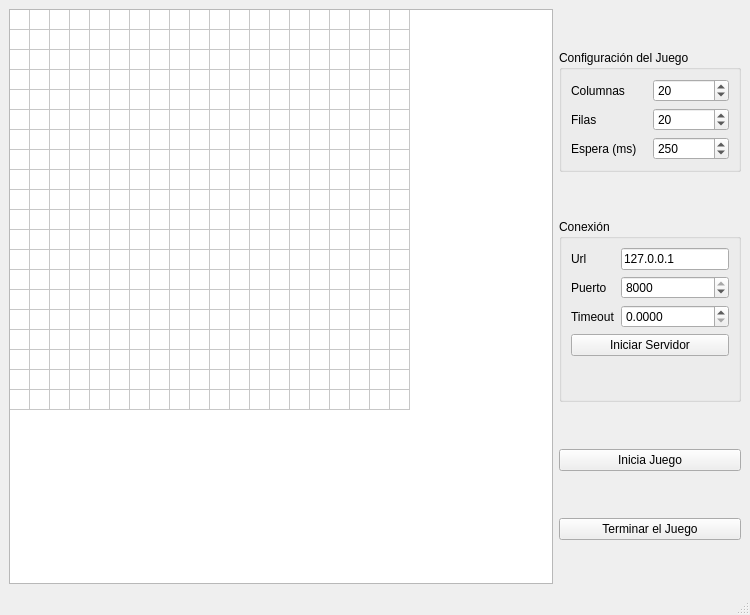
<?xml version="1.0" encoding="UTF-8"?>
<ui version="4.0">
 <class>MainWindow</class>
 <widget class="QMainWindow" name="MainWindow">
  <property name="geometry">
   <rect>
    <x>0</x>
    <y>0</y>
    <width>750</width>
    <height>615</height>
   </rect>
  </property>
  <property name="minimumSize">
   <size>
    <width>0</width>
    <height>0</height>
   </size>
  </property>
  <property name="windowTitle">
   <string>Servidor</string>
  </property>
  <widget class="QWidget" name="centralwidget">
   <layout class="QHBoxLayout" name="horizontalLayout">
    <item>
     <widget class="QTableWidget" name="tableWidget">
      <property name="sizePolicy">
       <sizepolicy hsizetype="Expanding" vsizetype="Expanding">
        <horstretch>0</horstretch>
        <verstretch>0</verstretch>
       </sizepolicy>
      </property>
      <property name="verticalScrollBarPolicy">
       <enum>Qt::ScrollBarAlwaysOff</enum>
      </property>
      <property name="horizontalScrollBarPolicy">
       <enum>Qt::ScrollBarAlwaysOff</enum>
      </property>
      <property name="autoScroll">
       <bool>true</bool>
      </property>
      <property name="dragDropOverwriteMode">
       <bool>true</bool>
      </property>
      <property name="rowCount">
       <number>20</number>
      </property>
      <property name="columnCount">
       <number>20</number>
      </property>
      <attribute name="horizontalHeaderVisible">
       <bool>false</bool>
      </attribute>
      <attribute name="horizontalHeaderDefaultSectionSize">
       <number>20</number>
      </attribute>
      <attribute name="horizontalHeaderHighlightSections">
       <bool>false</bool>
      </attribute>
      <attribute name="horizontalHeaderMinimumSectionSize">
       <number>1</number>
      </attribute>
      <attribute name="verticalHeaderVisible">
       <bool>false</bool>
      </attribute>
      <attribute name="verticalHeaderDefaultSectionSize">
       <number>20</number>
      </attribute>
      <attribute name="verticalHeaderHighlightSections">
       <bool>false</bool>
      </attribute>
      <attribute name="verticalHeaderMinimumSectionSize">
       <number>1</number>
      </attribute>
      <row/>
      <row/>
      <row/>
      <row/>
      <row/>
      <row/>
      <row/>
      <row/>
      <row/>
      <row/>
      <row/>
      <row/>
      <row/>
      <row/>
      <row/>
      <row/>
      <row/>
      <row/>
      <row/>
      <row/>
      <column/>
      <column/>
      <column/>
      <column/>
      <column/>
      <column/>
      <column/>
      <column/>
      <column/>
      <column/>
      <column/>
      <column/>
      <column/>
      <column/>
      <column/>
      <column/>
      <column/>
      <column/>
      <column/>
      <column/>
     </widget>
    </item>
    <item>
     <layout class="QVBoxLayout" name="verticalLayout_2">
      <property name="sizeConstraint">
       <enum>QLayout::SetMinimumSize</enum>
      </property>
      <item>
       <widget class="QGroupBox" name="groupBox">
        <property name="sizePolicy">
         <sizepolicy hsizetype="Preferred" vsizetype="Maximum">
          <horstretch>0</horstretch>
          <verstretch>0</verstretch>
         </sizepolicy>
        </property>
        <property name="title">
         <string>Configuración del Juego</string>
        </property>
        <layout class="QGridLayout" name="gridLayout">
         <item row="0" column="0">
          <widget class="QLabel" name="label_3">
           <property name="text">
            <string>Columnas</string>
           </property>
          </widget>
         </item>
         <item row="1" column="0">
          <widget class="QLabel" name="label">
           <property name="text">
            <string>Filas</string>
           </property>
          </widget>
         </item>
         <item row="0" column="1">
          <widget class="QSpinBox" name="spinBox_2">
           <property name="minimum">
            <number>1</number>
           </property>
           <property name="maximum">
            <number>1000000000</number>
           </property>
           <property name="value">
            <number>20</number>
           </property>
          </widget>
         </item>
         <item row="1" column="1">
          <widget class="QSpinBox" name="spinBox_3">
           <property name="minimum">
            <number>1</number>
           </property>
           <property name="maximum">
            <number>1000000000</number>
           </property>
           <property name="value">
            <number>20</number>
           </property>
          </widget>
         </item>
         <item row="2" column="1">
          <widget class="QSpinBox" name="spinBox">
           <property name="maximum">
            <number>3000</number>
           </property>
           <property name="value">
            <number>250</number>
           </property>
          </widget>
         </item>
         <item row="2" column="0">
          <widget class="QLabel" name="label_2">
           <property name="text">
            <string>Espera (ms)</string>
           </property>
          </widget>
         </item>
        </layout>
       </widget>
      </item>
      <item>
       <widget class="QGroupBox" name="groupBox_2">
        <property name="sizePolicy">
         <sizepolicy hsizetype="Maximum" vsizetype="Maximum">
          <horstretch>0</horstretch>
          <verstretch>0</verstretch>
         </sizepolicy>
        </property>
        <property name="title">
         <string>Conexión</string>
        </property>
        <layout class="QGridLayout" name="gridLayout_2">
         <item row="0" column="1">
          <widget class="QLineEdit" name="lineEdit">
           <property name="text">
            <string>127.0.0.1</string>
           </property>
          </widget>
         </item>
         <item row="1" column="0">
          <widget class="QLabel" name="label_4">
           <property name="text">
            <string>Puerto</string>
           </property>
          </widget>
         </item>
         <item row="0" column="0">
          <widget class="QLabel" name="label_6">
           <property name="text">
            <string>Url</string>
           </property>
          </widget>
         </item>
         <item row="2" column="0">
          <widget class="QLabel" name="label_5">
           <property name="text">
            <string>Timeout</string>
           </property>
          </widget>
         </item>
         <item row="2" column="1">
          <widget class="QDoubleSpinBox" name="doubleSpinBox">
           <property name="decimals">
            <number>4</number>
           </property>
          </widget>
         </item>
         <item row="3" column="0" colspan="2">
          <widget class="QPushButton" name="pushButton">
           <property name="text">
            <string>Iniciar Servidor</string>
           </property>
          </widget>
         </item>
         <item row="4" column="0" colspan="2">
          <widget class="QLabel" name="label_7">
           <property name="font">
            <font>
             <pointsize>18</pointsize>
             <weight>75</weight>
             <italic>true</italic>
             <bold>true</bold>
            </font>
           </property>
           <property name="text">
            <string/>
           </property>
          </widget>
         </item>
         <item row="1" column="1">
          <widget class="QSpinBox" name="h">
           <property name="maximum">
            <number>8000</number>
           </property>
           <property name="value">
            <number>8000</number>
           </property>
          </widget>
         </item>
        </layout>
       </widget>
      </item>
      <item>
       <widget class="QPushButton" name="iniciar_pausar">
        <property name="text">
         <string>Inicia Juego</string>
        </property>
       </widget>
      </item>
      <item>
       <widget class="QPushButton" name="terminar">
        <property name="text">
         <string>Terminar el Juego</string>
        </property>
       </widget>
      </item>
     </layout>
    </item>
   </layout>
  </widget>
  <widget class="QMenuBar" name="menubar">
   <property name="geometry">
    <rect>
     <x>0</x>
     <y>0</y>
     <width>750</width>
     <height>21</height>
    </rect>
   </property>
  </widget>
  <widget class="QStatusBar" name="statusbar"/>
 </widget>
 <resources/>
 <connections/>
</ui>
